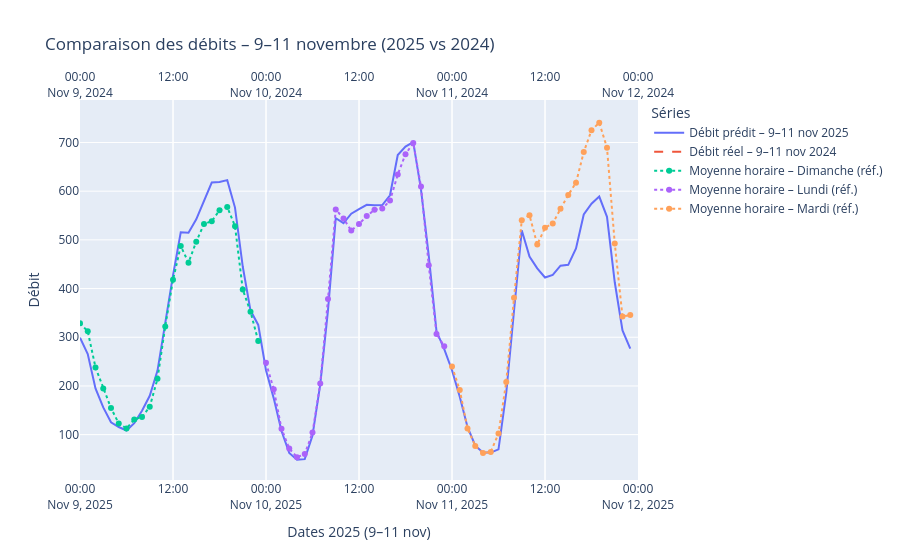

Notebook source saved alongside this figure:
### Code cell
import pandas as pd
import plotly.graph_objects as go

df_a_pred = df_a_pred.copy()
df_final  = df_final.copy()
df_a_pred['datetime'] = pd.to_datetime(df_a_pred['datetime'])
df_final['datetime']  = pd.to_datetime(df_final['datetime'])

deb_2025, fin_2025 = pd.Timestamp('2025-11-09'), pd.Timestamp('2025-11-12')
deb_2024, fin_2024 = pd.Timestamp('2024-11-09'), pd.Timestamp('2024-11-12')

mask_2025 = (df_a_pred['datetime'] >= deb_2025) & (df_a_pred['datetime'] < fin_2025)
mask_2024 = (df_final['datetime']  >= deb_2024) & (df_final['datetime']  < fin_2024)

df_2025 = df_a_pred.loc[mask_2025]
df_2024 = df_final.loc[mask_2024]

y_2025 = y_a_pred[df_2025.index]          
y_2024 = df_2024['Débit horaire']

fig = go.Figure()

fig.add_trace(go.Scatter(
    x=df_2025['datetime'],
    y=y_2025,
    mode='lines',
    name='Débit prédit – 9–11 nov 2025',
    xaxis='x1'
))

fig.add_trace(go.Scatter(
    x=df_2024['datetime'],
    y=y_2024,
    mode='lines',
    name='Débit réel – 9–11 nov 2024',
    line=dict(dash='dash'),
    xaxis='x2'
))

fig.update_layout(
    title='Comparaison des débits – 9–11 novembre (2025 vs 2024)',
    yaxis=dict(title='Débit'),

    xaxis=dict(
        title='Dates 2025 (9–11 nov)',
        range=[deb_2025, fin_2025],
        domain=[0, 1],
        anchor='y',
        rangeslider=dict(visible=False)
    ),

    xaxis2=dict(
        range=[deb_2024, fin_2024],
        overlaying='x',
        side='top',
        rangeslider=dict(visible=False)
    ),

    legend_title='Séries'
)

ref_frames = []

tmp_hist = df_final[['datetime', 'Débit horaire']].copy()
tmp_hist.rename(columns={'Débit horaire': 'value'}, inplace=True)
ref_frames.append(tmp_hist)

tmp_pred = df_a_pred[['datetime']].copy()
tmp_pred['value'] = pd.Series(y_a_pred, index=df_a_pred.index).values
ref_frames.append(tmp_pred)

ref_df = pd.concat(ref_frames, ignore_index=True)
ref_df['datetime'] = pd.to_datetime(ref_df['datetime'])
ref_df['weekday']  = ref_df['datetime'].dt.weekday    
ref_df['hour']     = ref_df['datetime'].dt.hour

hourly_means = (
    ref_df
    .groupby(['weekday','hour'])['value']
    .mean()
    .unstack('hour')          
)

def tracer_profil_sur_date(fig, date_cible, weekday_for_profile, name, xaxis):
    """
    Projette le profil moyen 'weekday_for_profile' sur la journée 'date_cible' (24 points : 00h..23h)
    et l'ajoute sur l'axe X spécifié (x1 ou x2).
    """
    heures = range(24)
    x_vals = [pd.Timestamp(date_cible).replace(hour=h, minute=0, second=0, microsecond=0) for h in heures]
    y_vals = hourly_means.loc[weekday_for_profile, list(heures)].values

    fig.add_trace(go.Scatter(
        x=x_vals,
        y=y_vals,
        mode='lines+markers',
        name=name,
        xaxis=xaxis,
        line=dict(dash='dot'),
        hovertemplate="%{x|%d/%m %Hh} – Moyenne: %{y:.2f}<extra></extra>"
    ))

tracer_profil_sur_date(fig, pd.Timestamp("2025-11-09"), 6, "Moyenne horaire – Dimanche (réf.)", xaxis='x1')

tracer_profil_sur_date(fig, pd.Timestamp("2025-11-10"), 0, "Moyenne horaire – Lundi (réf.)", xaxis='x1')

tracer_profil_sur_date(fig, pd.Timestamp("2025-11-11"), 1, "Moyenne horaire – Mardi (réf.)", xaxis='x1')

fig.show()
